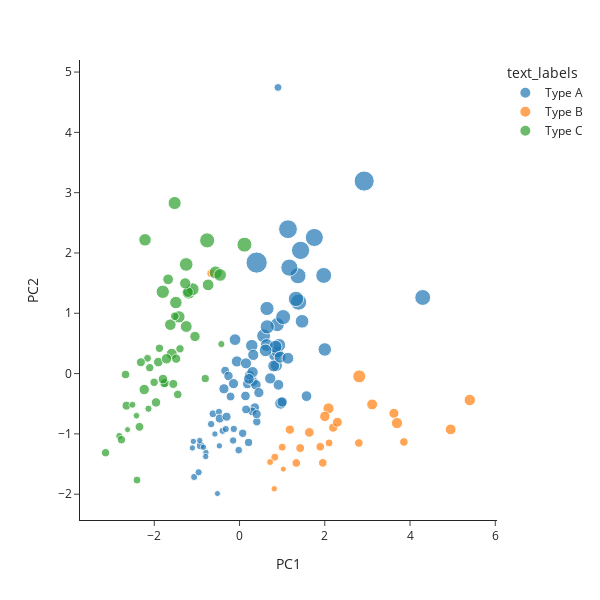

The code cell stored with this chart in its notebook:
### Code cell
import plotly.express as px



# fig = px.scatter(secondaryDf, x='PC1', y='PC2', size_max=15,
#               color='text_labels',size='inv_dwell_times', template='simple_white')

fig = px.scatter(secondaryDf, x='PC1', y='PC2', size_max=15,
              color='text_labels',size='area', template='simple_white',width=600, height=600)


# fig.update_traces(marker_size = 4)
fig.update_coloraxes(colorbar_orientation='h')
fig.update_layout(scene = dict(
                    xaxis_title='PC1',
                    yaxis_title='PC2',
                    zaxis_title='PC3'),
                    )


fig.update_layout(
    legend=dict(
        x=0.8,
        y=1.0,
        traceorder="normal",
        font=dict(
            family="sans-serif",
            size=12,
            color="black"
        ),
    )
)



fig.show()
fig.write_image('../figures/PC_space_tagged.jpg')
